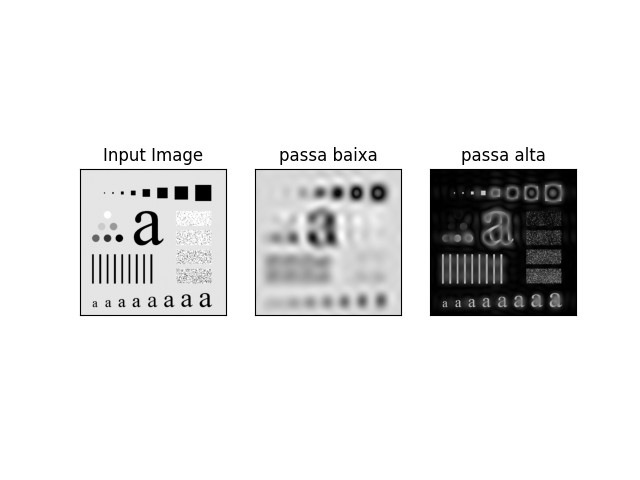

This figure's Python source:
import numpy as np
import cv2 
from matplotlib import pyplot as plt



img1 = cv2.imread('teste.tif', 0)


sizes = 64
img1_s = img1


F1s = cv2.dft(np.float32(img1_s),flags = cv2.DFT_COMPLEX_OUTPUT)
n2 = F1s.shape[0]//2
m2 = F1s.shape[1]//2


rows1 = F1s.shape[0]//2
cols1 = F1s.shape[1]//2


F1p = np.fft.fftshift(F1s).copy()
F1p[:n2-9, :] = 0 # square low pass filter, removes higher frequencies
F1p[:, :m2-9] = 0 # square low pass filter, removes higher frequencies
F1p[n2+9:, :] = 0 # square low pass filter, removes higher frequencies
F1p[:, m2+9:] = 0 # square low pass filter, removes higher frequencies
F1p = np.fft.ifftshift(F1p)

F2p = np.fft.fftshift(F1s).copy()
F2p[n2-9:n2+9, m2-9:m2+9] = 0 # square high pass filter, removes first frequencies
F2p = np.fft.ifftshift(F2p)


img_back = cv2.idft(F1p)
img_back = cv2.magnitude(img_back[:,:,0],img_back[:,:,1])

img_back2 = cv2.idft(F2p)
img_back2 = cv2.magnitude(img_back2[:,:,0], img_back2[:,:,1])

plt.subplot(131),plt.imshow(img1_s, cmap = 'gray')
plt.title('Input Image'), plt.xticks([]), plt.yticks([])
plt.subplot(132),plt.imshow(img_back, cmap = 'gray')
plt.title('passa baixa'), plt.xticks([]), plt.yticks([])
plt.subplot(133),plt.imshow(img_back2, cmap = 'gray')
plt.title('passa alta'), plt.xticks([]), plt.yticks([])

plt.savefig('2.png') 

plt.show()
